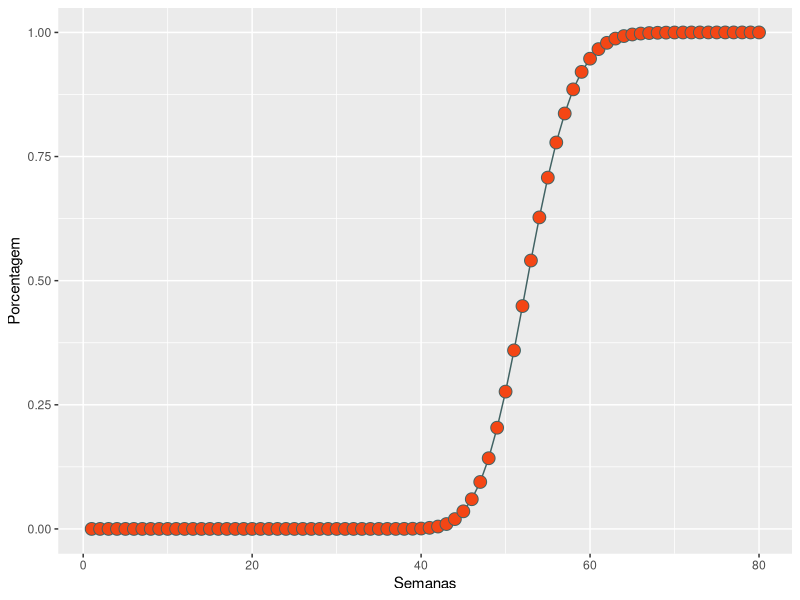

Write R code to recreate this figure.
#carregamento bibliotecas
require(data.table)
require(ggplot2)

stories = 178; #quantidade total de histórias
throughput = c(3,2,7,4,1)

trials = 100000; #quantidade da simulações
weeks = 80; #quantidade de semanas
count = 1; #contador para o loop

dt <- data.table(NULL); # inicializando o data table e vetores
week_x <- NULL;
next_week <- NULL;

#semana 1
next_week = sample(throughput,trials,replace=T);
dt <- cbind(dt, next_week); # adicionando a simulação como nova coluna na tabela
names(dt)[count] <- paste("week",count,sep="_"); # definição do nome da coluna

#simulação
while (count < weeks)
{
  count = count + 1;
  week_x = sample(throughput,trials,replace=T); #nova simulação
  next_week = next_week + week_x; #soma os valores
  dt <- cbind(dt, next_week); #adicionando a simulação como nova coluna na tabela
  names(dt)[count] <- paste("week",count,sep="_"); #definição do nome da coluna
}

dt_output <- data.table(NULL); #inicializando o data table do resultado
count = 0; #contador para o loop

#marcação dos resultados
while (count < weeks)
{
  count = count + 1;
  column_name = paste("week",count,sep="_"); #nome da coluna
  count_next_week = sum(dt[,column_name,with=F] > stories); #conto quantas vezes a quantidade de histórias entregues foi maior que a quantidade total de histórias do projeto
  dt_output <- cbind(dt_output, count_next_week); #adicionando o resultado como nova coluna na tabela
  names(dt_output)[count] <- paste("week",count,sep="_"); #definição do nome da coluna
}

dt_output <- dt_output/trials; #conversão do valor para porcentagem
dt_output <- as.numeric(dt_output); #conversão para exibição do gráfico

#exibição do resultado
Semanas <- 1:80
Porcentagem <- dt_output[1:80]
df <- data.frame(Semanas,Porcentagem)

ggplot(df, aes(x=Semanas, y=Porcentagem)) +
  geom_line( color="#416263") +
    geom_point(shape=21, color="#416263", fill="#F44615", size=4)


dt_output[51:57]
